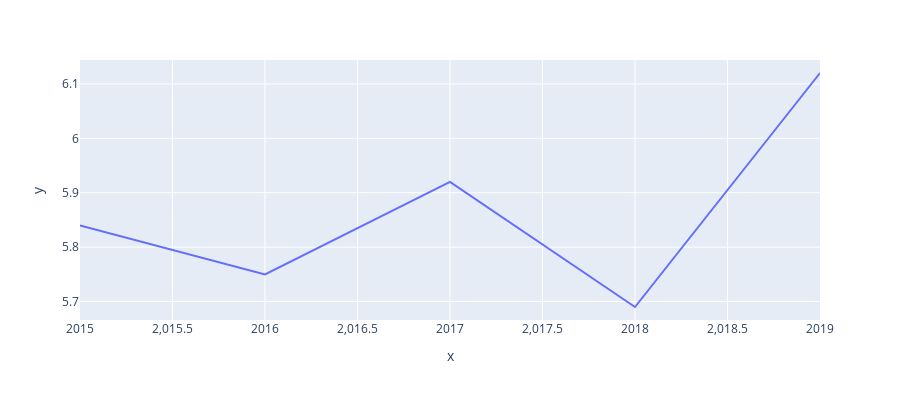
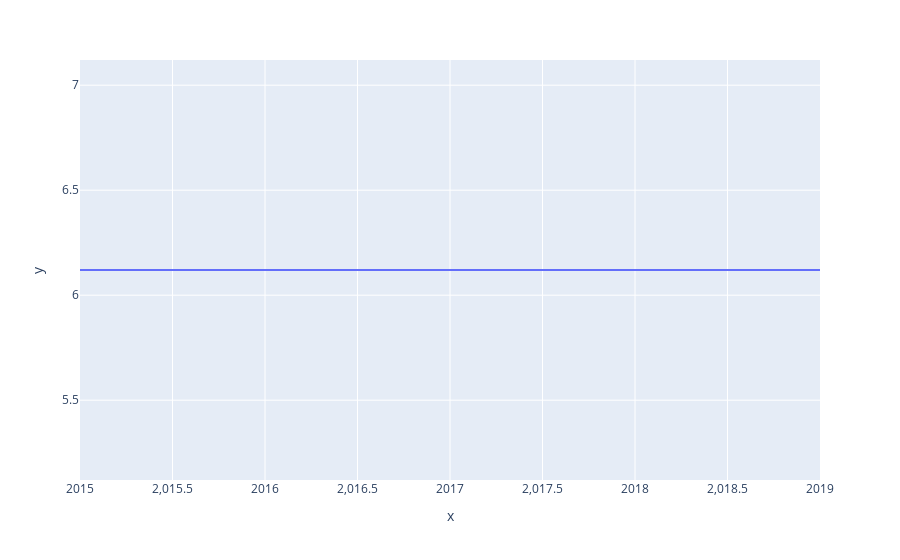

Notebook code for these charts, in order:
### Code cell
fig1 = px.line(x=ONU[(ONU.Pais == 'Belice') & (ONU.Anio >= 2015)].sort_values('Anio').Anio, y=ONU[(ONU.Pais == 'Belice') & (ONU.Anio >= 2015)].sort_values('Anio').intensidad_energetica_medida_en_terminos_de_energia_primaria_y_PBI, width=900, height=400)
fig2 = px.line(x=[2015, max(ONU.Anio)], y=[float(ONU[(ONU.Pais == 'Belice') & (ONU.Anio == max(ONU.Anio))].intensidad_energetica_medida_en_terminos_de_energia_primaria_y_PBI), float(ONU[(ONU.Pais == 'Belice') & (ONU.Anio == max(ONU.Anio))].intensidad_energetica_medida_en_terminos_de_energia_primaria_y_PBI)])
fig1.show()
fig2.show()

### Figure 1 — Plotly figure (JSON) as saved in the notebook; plotly's stock layout.template omitted (floating-point values rounded to 4 significant figures)
{"data": [{"hovertemplate": "x=%{x}<br>y=%{y}<extra></extra>", "legendgroup": "", "line": {"color": "#636efa", "dash": "solid"}, "marker": {"symbol": "circle"}, "mode": "lines", "name": "", "orientation": "v", "showlegend": false, "type": "scatter", "x": [2015, 2016, 2017, 2018, 2019], "xaxis": "x", "y": [5.84, 5.75, 5.92, 5.69, 6.12], "yaxis": "y"}], "layout": {"height": 400, "legend": {"tracegroupgap": 0}, "margin": {"t": 60}, "width": 900, "xaxis": {"anchor": "y", "domain": [0, 1], "title": {"text": "x"}}, "yaxis": {"anchor": "x", "domain": [0, 1], "title": {"text": "y"}}}}

### Figure 2 — Plotly figure (JSON) as saved in the notebook; plotly's stock layout.template omitted (floating-point values rounded to 4 significant figures)
{"data": [{"hovertemplate": "x=%{x}<br>y=%{y}<extra></extra>", "legendgroup": "", "line": {"color": "#636efa", "dash": "solid"}, "marker": {"symbol": "circle"}, "mode": "lines", "name": "", "orientation": "v", "showlegend": false, "type": "scatter", "x": [2015, 2019], "xaxis": "x", "y": [6.12, 6.12], "yaxis": "y"}], "layout": {"legend": {"tracegroupgap": 0}, "margin": {"t": 60}, "xaxis": {"anchor": "y", "domain": [0, 1], "title": {"text": "x"}}, "yaxis": {"anchor": "x", "domain": [0, 1], "title": {"text": "y"}}}}
